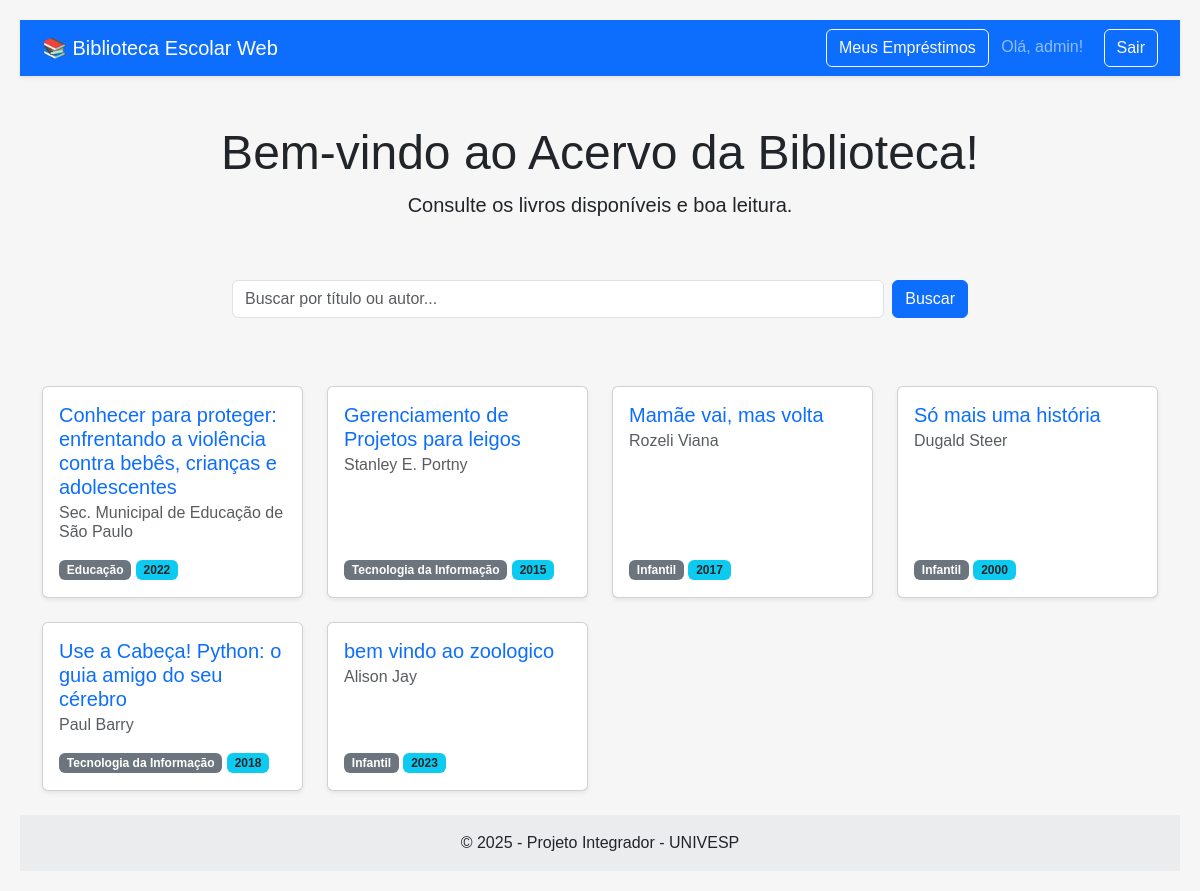
Screenshot of / (signed in) with the database file from the repository.
### acervo/models.py (models this page shows, shortened)
class Livro(models.Model):
    titulo = models.CharField(max_length=200, verbose_name="Título")
    autor = models.CharField(max_length=100, verbose_name="Autor")
    genero = models.CharField(max_length=50, verbose_name="Gênero")
    ano_publicacao = models.IntegerField(verbose_name="Ano de Publicação")
    class Meta:
        verbose_name = "Livro"
        verbose_name_plural = "Livros"

### acervo/views.py (the view)
# urls.py: path('', views.index, name='index'),  # rota da página inicial
def index(request):
    termo_busca = request.GET.get('q')
    if termo_busca:
        livros = Livro.objects.filter(titulo__icontains=termo_busca) | Livro.objects.filter(autor__icontains=termo_busca)
    else:
        livros = Livro.objects.all().order_by('titulo')
    contexto = {
        'livros': livros,
        'termo_busca': termo_busca or '' # Garante que termo_busca nunca seja None no template
    }
    return render(request, 'acervo/index.html', contexto)

### acervo/templates/acervo/index.html (shortened to what this page needs)
{% extends 'base.html' %}
{% load static %}
{% block content %}
<div class="row">
  <div class="col-12 text-center my-4">
    <h1 class="display-5">Bem-vindo ao Acervo da Biblioteca!</h1>
    <p class="lead">Consulte os livros disponíveis e boa leitura.</p>
  </div>
</div>
<div class="row justify-content-center mb-5">
  <div class="col-md-8">
    <form method="GET" action="{% url 'index' %}" class="d-flex">
      <input class="form-control me-2" type="search" name="q" placeholder="Buscar por título ou autor..." value="{{ termo_busca }}">
      <button class="btn btn-primary" type="submit">Buscar</button>
    </form>
  </div>
</div>
<div class="row">
  {% if livros %}
    {% for livro in livros %}
      <div class="col-md-4 col-lg-3 mb-4">
        <a href="{% url 'detalhe_livro' livro.id %}" class="text-decoration-none">
          <div class="card h-100 shadow-sm card-hover">
            <div class="card-body d-flex flex-column">
              <h5 class="card-title text-primary">{{ livro.titulo }}</h5>
              <h6 class="card-subtitle mb-2 text-muted">{{ livro.autor }}</h6>
              <div class="mt-auto pt-2">
                  <span class="badge bg-secondary">{{ livro.genero }}</span>
                  <span class="badge bg-info text-dark">{{ livro.ano_publicacao }}</span>
              </div>
            </div>
          </div>
        </a>
      </div>
    {% endfor %}
  {% endif %}
</div>
{% endblock %}

### templates/base.html (shortened to what this page needs)
{% load static %}
<!DOCTYPE html>
<html lang="pt-br">
<head>
  <link href="https://cdn.jsdelivr.net/npm/bootstrap@5.3.3/dist/css/bootstrap.min.css" rel="stylesheet">
  <link rel="stylesheet" href="{% static 'css/style.css' %}">
</head>
<body class="d-flex flex-column min-vh-100">
<nav class="navbar navbar-expand-lg navbar-dark bg-primary shadow-sm">
    <div class="container">
      <a class="navbar-brand" href="{% url 'index' %}">
        📚 Biblioteca Escolar Web
      </a>
      <div class="ms-auto">
        {% if user.is_authenticated %}
          <a href="{% url 'meus_emprestimos' %}" class="btn btn-outline-light me-2">Meus Empréstimos</a>
          <span class="navbar-text me-3">
            Olá, {{ user.username }}!
          </span>
          <form action="{% url 'logout' %}" method="post" class="d-inline">
            <button type="submit" class="btn btn-outline-light">Sair</button>
          </form>
        {% else %}
          <a href="{% url 'login' %}" class="btn btn-outline-light">Login</a>
        {% endif %}
      </div>
    </div>
  </nav>
  <main class="container mt-4 flex-grow-1">
    {% block content %}{% endblock %}
  </main>
  <footer class="bg-light text-center text-lg-start mt-auto">
    <div class="text-center p-3" style="background-color: rgba(0, 0, 0, 0.05);">
      © 2025 - Projeto Integrador - UNIVESP
    </div>
  </footer>
</body>
</html>

### acervo/static/css/style.css (style rules this page uses)
body { font-family: Arial, sans-serif; margin: 0; padding: 20px; background-color: #f6f6f6; }
form { margin: 20px 0; }
button { padding: 10px 15px; background-color: #004080; color: white; border: none; border-radius: 4px; cursor: pointer; }

### acervo/templates/acervo/index.html (style rules this page uses)
.card-hover { transition: transform .2s ease-in-out, box-shadow .2s ease-in-out; }

### rows the page displays
Livro: titulo "Conhecer para proteger: enfrentando a violência contra bebês, crianças e adolescentes", autor "Sec. Municipal de Educação de São Paulo", genero "Educação", ano_publicacao "2022"
Livro: titulo "Gerenciamento de Projetos para leigos", autor "Stanley E. Portny", genero "Tecnologia da Informação", ano_publicacao "2015"
Livro: titulo "Mamãe vai, mas volta", autor "Rozeli Viana", genero "Infantil", ano_publicacao "2017"
Livro: titulo "Só mais uma história", autor "Dugald Steer", genero "Infantil", ano_publicacao "2000"
Livro: titulo "Use a Cabeça! Python: o guia amigo do seu cérebro", autor "Paul Barry", genero "Tecnologia da Informação", ano_publicacao "2018"
Livro: titulo "bem vindo ao zoologico", autor "Alison Jay", genero "Infantil", ano_publicacao "2023"

### other values shown
{{ user.username }} "admin"
